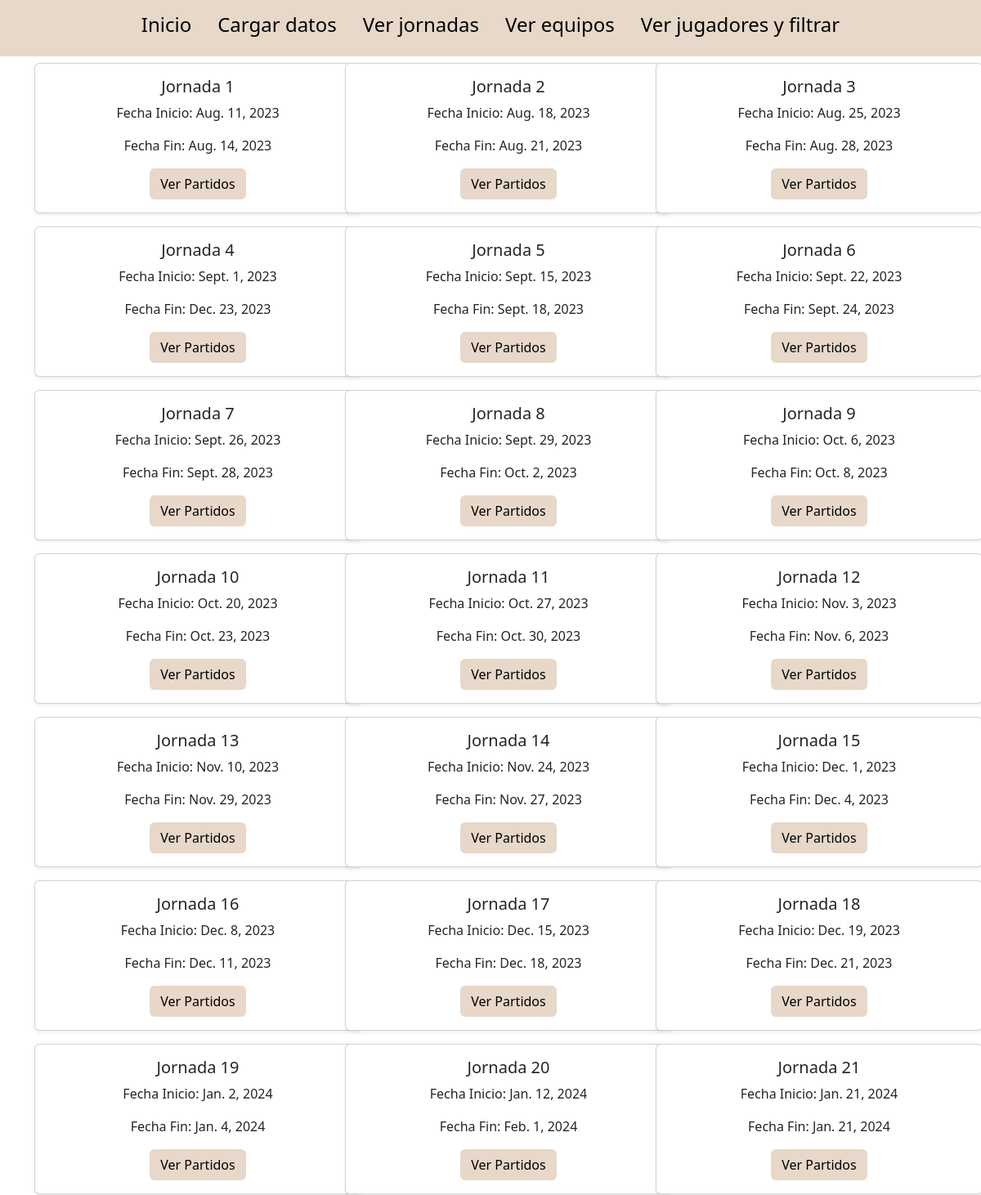
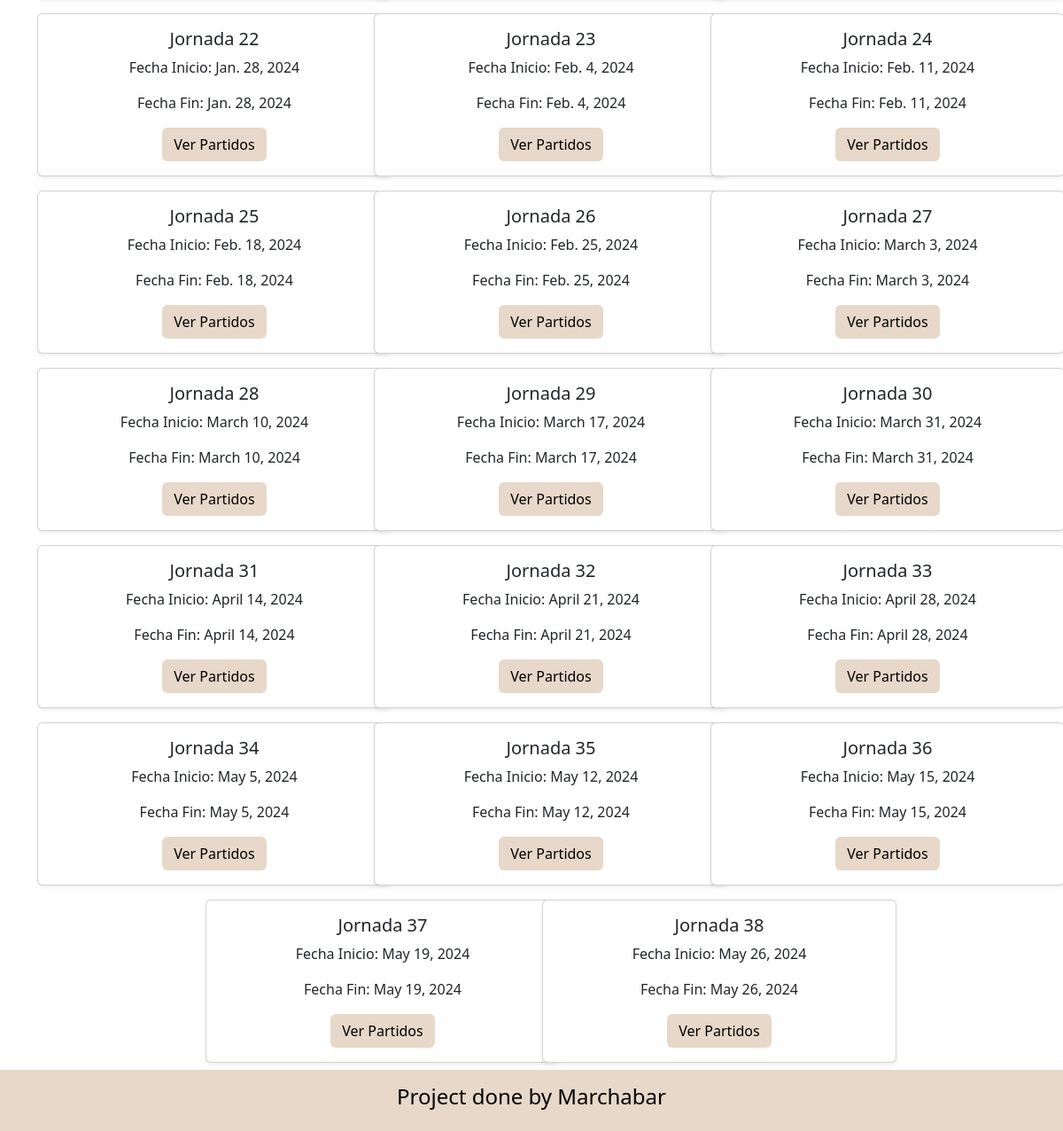
The page /listado-jornadas/ on the database as committed earlier (2 pictures, top to bottom).
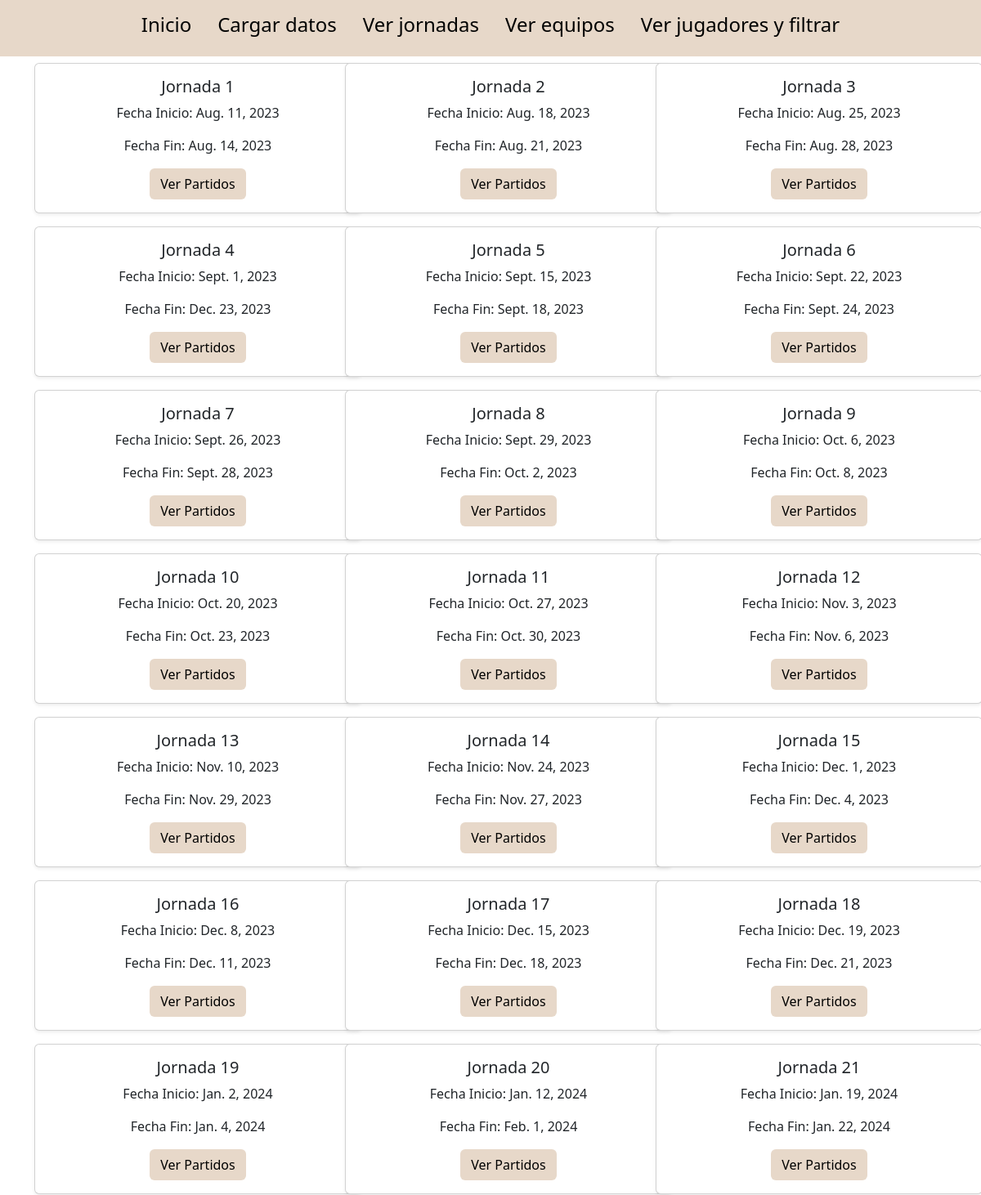
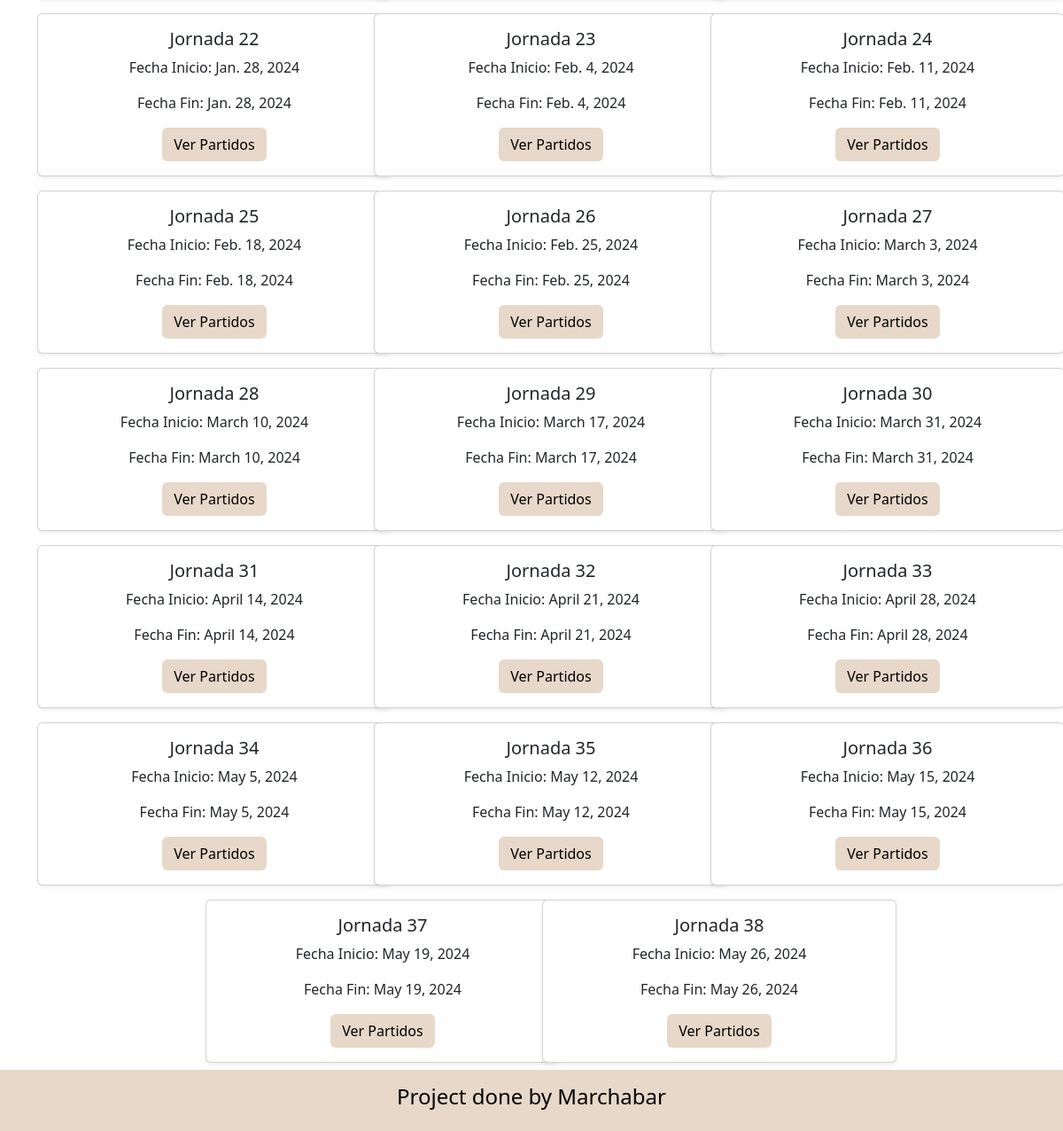
The same page on the database as committed later (2 pictures, top to bottom).
### main/models.py (models this page shows, shortened)
class Jornada (models.Model):
    id_jornada = models.AutoField(primary_key=True)
    numero = models.IntegerField(unique=True)
    fecha_inicio = models.DateField()
    fecha_fin = models.DateField()
    class Meta:
        ordering = ['numero']

### main/views.py (the view)
# urls.py: path('listado-jornadas/', views.listado_jornadas, name='listado-jornadas'),
def listado_jornadas(request):
    jornadas = Jornada.objects.all()
    return render(request, 'listado-jornadas.html', {'jornadas': jornadas})

### main/templates/listado-jornadas.html (shortened to what this page needs)
{% extends 'base.html' %}
{% block content %}
<div class="container">
    <div class="row row-cols-1 row-cols-md-2 row-cols-lg-3 justify-content-center">
        {% for jornada in jornadas %}
        <div class="col mb-2 mt-2">
            <div class="card shadow-sm" style="width: 400px;">
                <div class="card-body text-center">
                    <h5 class="card-title">Jornada {{ jornada.numero }}</h5>
                    <p class="card-text">Fecha Inicio: {{ jornada.fecha_inicio }}</p>
                    <p class="card-text">Fecha Fin: {{ jornada.fecha_fin }}</p>
                    <a href="partidos/{{ jornada.id_jornada }}" class="btn" style="background-color: #E7D8C9; color: #000000; text-decoration: none;" onmouseover="this.style.backgroundColor='#8B4513'; this.style.color='#E7D8C9';" onmouseout="this.style.backgroundColor='#E7D8C9'; this.style.color='#000000';">
                        Ver Partidos
                    </a>
                </div>
            </div>
        </div>
        {% endfor %}
    </div>
</div>
{% endblock %}

### main/templates/base.html (shortened to what this page needs)
<!DOCTYPE html>
<html lang="en">
<head>
    {% load bootstrap5 %}
    {% bootstrap_css %}
</head>
<body class="d-flex flex-column min-vh-100">
    <div class="container-fluid p-0">
      <ul class="nav py-2 justify-content-center" style="background-color: #E7D8C9;">
          <li class="nav-item">
              <a class="nav-link" style="color: #000000;" href="/" onmouseover="this.style.color='#8B4513';" onmouseout="this.style.color='#000000';"><h4>Inicio</h4></a>
          </li>
          <li class="nav-item">
              <a class="nav-link" style="color: #000000;" href="/cargar-db" onmouseover="this.style.color='#8B4513';" onmouseout="this.style.color='#000000';"><h4>Cargar datos</h4></a>
          </li>
          <li class="nav-item">
            <a class="nav-link" style="color: #000000;" href="/listado-jornadas" onmouseover="this.style.color='#8B4513';" onmouseout="this.style.color='#000000';"><h4>Ver jornadas</h4></a>
          </li>
          <li class="nav-item">
              <a class="nav-link" style="color: #000000;" href="/listado-equipos" onmouseover="this.style.color='#8B4513';" onmouseout="this.style.color='#000000';"><h4>Ver equipos</h4></a>
          </li>
          <li class="nav-item">
            <a class="nav-link" style="color: #000000;" href="/listado-jugadores" onmouseover="this.style.color='#8B4513';" onmouseout="this.style.color='#000000';"><h4>Ver jugadores y filtrar</h4></a>
        </li>
      </ul>
    </div>
    <div class="container-fluid flex-grow-1 d-flex align-items-center justify-content-center">
      {% block content %}
      {% endblock %}
    </div>
    <footer class="text-center py-3" style="background-color: #E7D8C9; color: #000000;">
        <h4>Project done by Marchabar</h4>
    </footer>
</body>
</html>

Rows that differ between the two databases and show on the page:
removed Jornada: numero "21", fecha_inicio "Jan. 21, 2024", fecha_fin "Jan. 21, 2024"
added Jornada: numero "21", fecha_inicio "Jan. 19, 2024", fecha_fin "Jan. 22, 2024"
